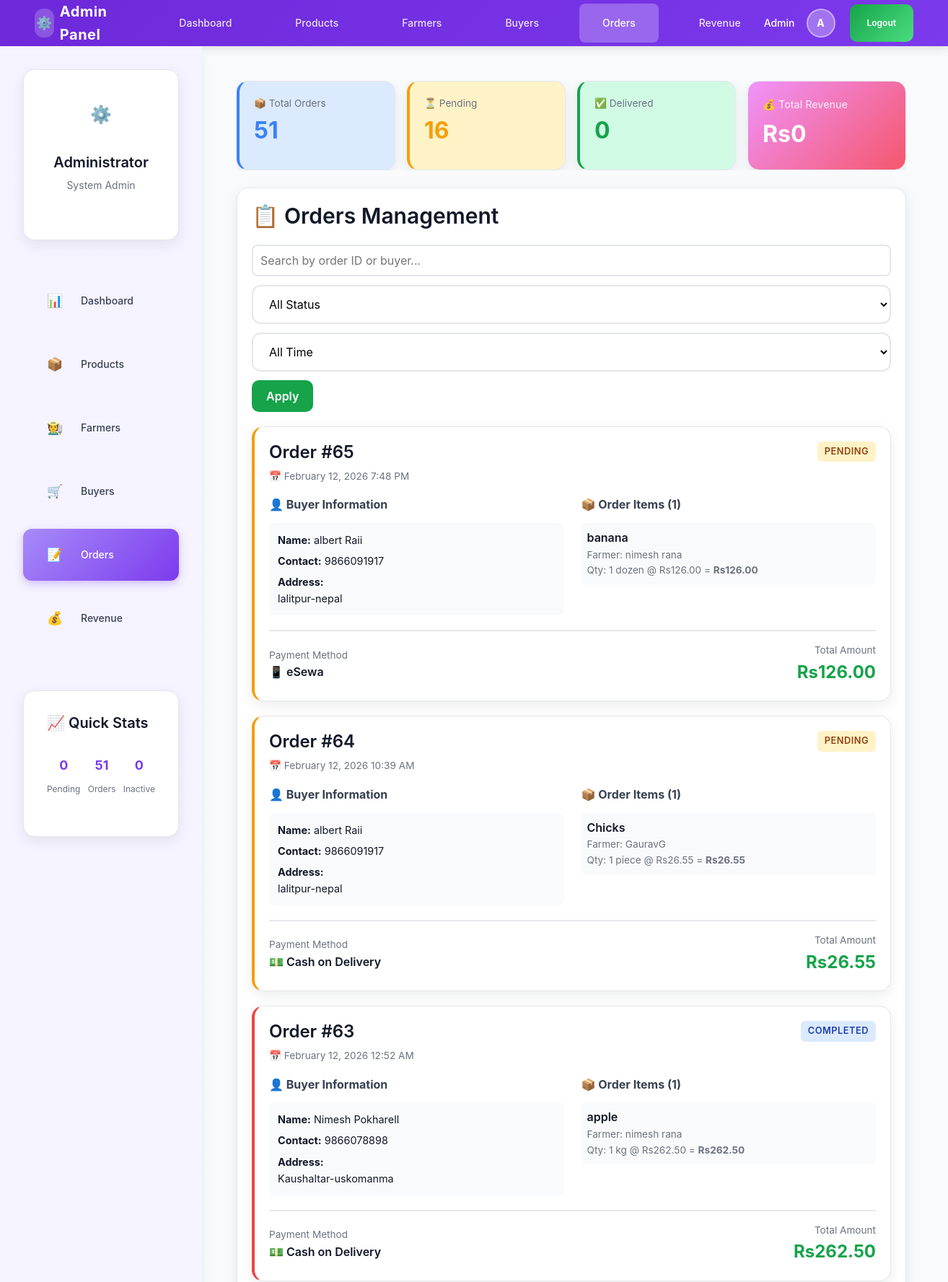
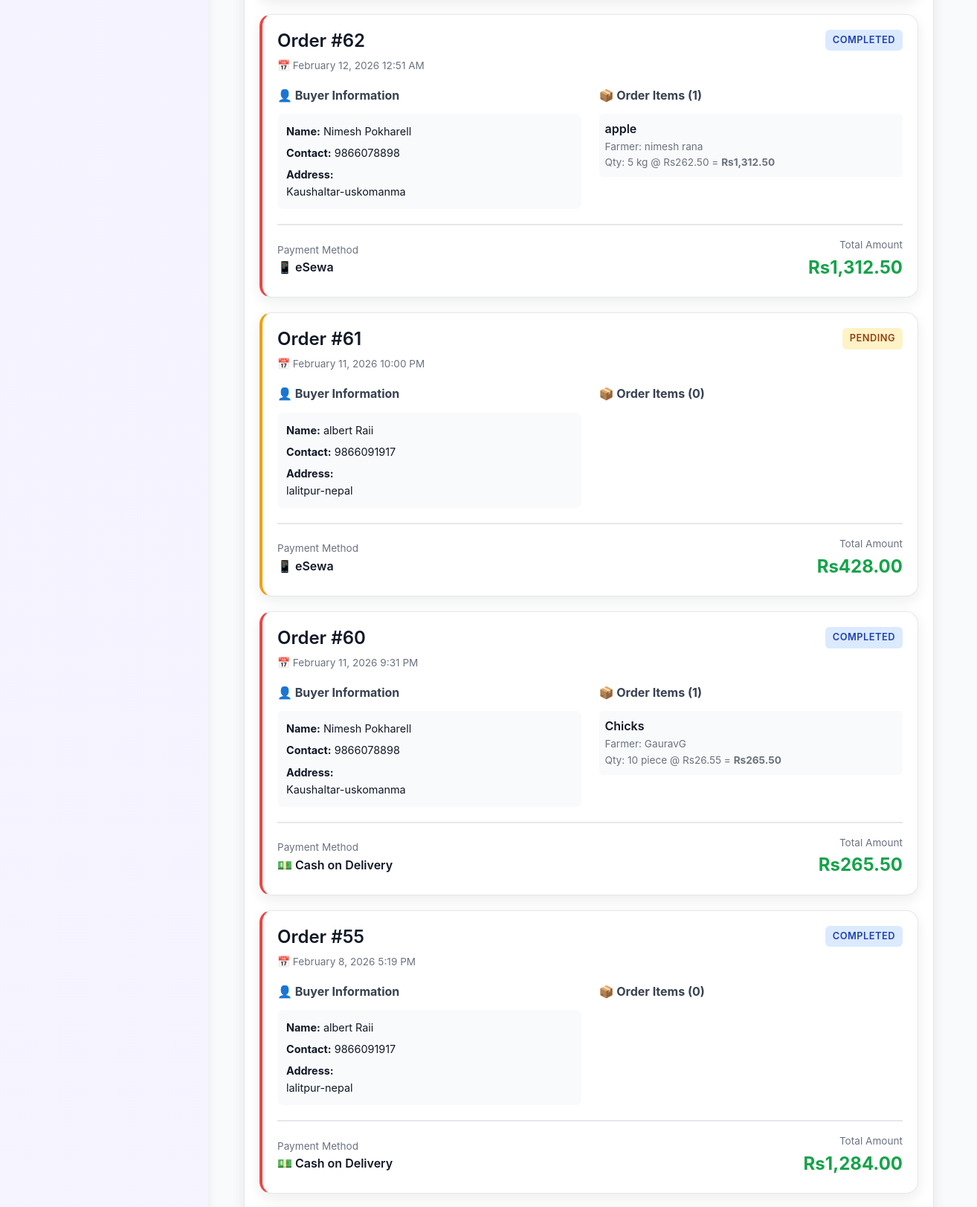
The app's page /LocalFarmerMarket2/admin/orders.php (signed in, upper part) with its own data (2 pictures, top to bottom).
### tables this page shows
CREATE TABLE `orders` (
  `order_id` int(11) NOT NULL,
  `buyer_id` int(11) DEFAULT NULL,
  `total_amount` decimal(10,2) NOT NULL,
  `order_date` datetime DEFAULT current_timestamp(),
  `status` enum('Pending','Processing','Completed','Cancelled') DEFAULT 'Pending',
  `payment_method` enum('cash_on_delivery','esewa','khalti','bank_transfer') DEFAULT 'cash_on_delivery',
  `payment_status` enum('pending','paid','failed') DEFAULT 'pending',
  `payment_reference` varchar(100) DEFAULT NULL,
  `delivery_notes` text DEFAULT NULL,
  `updated_at` timestamp NOT NULL DEFAULT current_timestamp() ON UPDATE current_timestamp(),
  `estimated_delivery_date` date DEFAULT NULL,
  `actual_delivery_date` date DEFAULT NULL,
  `tracking_number` varchar(100) DEFAULT NULL
);

CREATE TABLE `buyer` (
  `buyer_id` int(11) NOT NULL,
  `name` varchar(100) NOT NULL,
  `contact` varchar(15) NOT NULL,
  `address` varchar(255) NOT NULL,
  `password` varchar(255) NOT NULL,
  `created_at` timestamp NOT NULL DEFAULT current_timestamp(),
  `is_active` tinyint(1) DEFAULT 1
);

CREATE TABLE `order_details` (
  `order_detail_id` int(11) NOT NULL,
  `order_id` int(11) NOT NULL,
  `product_id` int(11) NOT NULL,
  `quantity` int(11) NOT NULL,
  `price` decimal(10,2) NOT NULL,
  `farmer_price` decimal(10,2) NOT NULL,
  `admin_price` decimal(10,2) NOT NULL,
  `profit_per_unit` decimal(10,2) NOT NULL DEFAULT 0.00
);

CREATE TABLE `products` (
  `product_id` int(11) NOT NULL,
  `farmer_id` int(11) NOT NULL,
  `product_name` varchar(150) NOT NULL,
  `description` text DEFAULT NULL,
  `price` decimal(10,2) NOT NULL,
  `quantity` int(11) NOT NULL,
  `total_stock` int(11) DEFAULT 0,
  `sold_quantity` int(11) NOT NULL DEFAULT 0,
  `category` varchar(100) NOT NULL,
  `category_id` int(11) DEFAULT NULL,
  `image` varchar(255) DEFAULT NULL,
  `unit` varchar(50) DEFAULT 'kg',
  `created_at` timestamp NOT NULL DEFAULT current_timestamp(),
  `updated_at` timestamp NOT NULL DEFAULT current_timestamp() ON UPDATE current_timestamp(),
  `status` enum('pending','approved','rejected') DEFAULT 'pending',
  `admin_notes` text DEFAULT NULL,
  `admin_id` int(11) DEFAULT NULL,
  `is_active` tinyint(1) DEFAULT 1,
  `deleted_at` timestamp NULL DEFAULT NULL,
  `approval_status` enum('pending','approved','rejected') DEFAULT 'pending',
  `admin_price` decimal(10,2) DEFAULT NULL,
  `commission_rate` decimal(5,2) DEFAULT 5.00 COMMENT 'Commission percentage (5-10%)',
  `approved_by` int(11) DEFAULT NULL,
  `approved_at` datetime DEFAULT NULL,
  `rejection_reason` text DEFAULT NULL
);

CREATE TABLE `farmer` (
  `farmer_id` int(11) NOT NULL,
  `name` varchar(100) NOT NULL,
  `contact` varchar(15) NOT NULL,
  `address` varchar(255) NOT NULL,
  `description` text DEFAULT NULL,
  `farm_type` varchar(100) DEFAULT NULL,
  `password` varchar(255) NOT NULL,
  `created_at` timestamp NOT NULL DEFAULT current_timestamp(),
  `is_active` tinyint(1) DEFAULT 1
);

### LocalFarmerMarket2/admin/orders.php (the view, shortened to what this page needs)
<?php
require_once '../db.php';
$search = trim($_GET['search'] ?? '');
$sql = "SELECT o.*, b.name as buyer_name, b.contact as buyer_contact, b.address as buyer_address,
        (SELECT COUNT(*) FROM order_details WHERE order_id = o.order_id) as item_count
        FROM orders o
        JOIN buyer b ON o.buyer_id = b.buyer_id
        WHERE 1=1";
$sql .= " ORDER BY o.order_date DESC";
$stmt = $conn->prepare($sql);
$stmt->execute();
$orders = $stmt->get_result()->fetch_all(MYSQLI_ASSOC);
$stats = [
    'total' => $conn->query("SELECT COUNT(*) as c FROM orders")->fetch_assoc()['c'],
    'pending' => $conn->query("SELECT COUNT(*) as c FROM orders WHERE status = 'Pending'")->fetch_assoc()['c'],
    'delivered' => $conn->query("SELECT COUNT(*) as c FROM orders WHERE status = 'Delivered'")->fetch_assoc()['c'],
    'total_revenue' => $conn->query("SELECT SUM(total_amount) as t FROM orders WHERE status = 'Delivered'")->fetch_assoc()['t'] ?? 0
];
function get_order_items($conn, $order_id) {
    $stmt = $conn->prepare("SELECT od.*, p.product_name, p.unit, f.name as farmer_name
                            FROM order_details od
                            JOIN products p ON od.product_id = p.product_id
                            JOIN farmer f ON p.farmer_id = f.farmer_id
                            WHERE od.order_id = ?");
    $stmt->bind_param("i", $order_id);
    $stmt->execute();
    $result = $stmt->get_result()->fetch_all(MYSQLI_ASSOC);
    return $result;
}
?>
<?php include 'includes/header.php'; ?>
<div class="main-wrapper">
  <?php include 'includes/sidebar.php'; ?>
  <div class="main-content">
  <div style="max-width:1400px;margin:0 auto">
    <div style="display:flex;gap:16px;margin-bottom:24px;flex-wrap:nowrap;overflow-x:auto;align-items:stretch">
      <div class="card" style="background:#dbeafe;border-left:4px solid #3b82f6;min-width:220px;flex:1 0 220px">
        <div class="small-muted">📦 Total Orders</div>
        <div style="font-size:2rem;font-weight:700;color:#3b82f6"><?php echo $stats['total']; ?></div>
      </div>
      <div class="card" style="background:#fef3c7;border-left:4px solid #f59e0b;min-width:220px;flex:1 0 220px">
        <div class="small-muted">⏳ Pending</div>
        <div style="font-size:2rem;font-weight:700;color:#f59e0b"><?php echo $stats['pending']; ?></div>
      </div>
      <div class="card" style="background:#d1fae5;border-left:4px solid #16a34a;min-width:220px;flex:1 0 220px">
        <div class="small-muted">✅ Delivered</div>
        <div style="font-size:2rem;font-weight:700;color:#16a34a"><?php echo $stats['delivered']; ?></div>
      </div>
      <div class="card" style="background:linear-gradient(135deg, #f093fb 0%, #f5576c 100%);color:white;min-width:220px;flex:1 0 220px">
        <div class="small" style="opacity:0.9">💰 Total Revenue</div>
        <div style="font-size:2rem;font-weight:700;margin:4px 0">Rs<?php echo number_format($stats['total_revenue'], 0); ?></div>
      </div>
    </div>
    <div class="card">
      <h2 style="margin-top:0">📋 Orders Management</h2>
      <div style="display:flex;gap:12px;margin-bottom:20px;flex-wrap:wrap">
        <input type="text" id="searchInput" placeholder="Search by order ID or buyer..."
               value="<?php echo htmlspecialchars($search); ?>"
               style="flex:1;min-width:200px;padding:10px;border:2px solid #e5e7eb;border-radius:8px">
        <select id="statusFilter" class="select">
          <option value="">All Status</option>
        </select>
        <select id="dateFilter" class="select">
          <option value="">All Time</option>
        </select>
        <button class="btn btn-primary" onclick="applyFilters()">Apply</button>
      </div>
      <?php if (!empty($orders)): ?>
        <?php foreach ($orders as $order): ?>
          <?php $items = get_order_items($conn, $order['order_id']); ?>
          <div class="card" style="margin-bottom:20px;border-left:4px solid
            <?php
            switch($order['status']) {
              case 'Pending': echo '#f59e0b'; break;
              default: echo '#ef4444';
            }
            ?>">
            <div style="display:flex;justify-content:space-between;align-items:start;margin-bottom:16px;flex-wrap:wrap;gap:12px">
              <div>
                <h3 style="margin:0 0 8px 0">Order #<?php echo htmlspecialchars($order['order_id']); ?></h3>
                <div class="small-muted">
                  📅 <?php echo date('F j, Y g:i A', strtotime($order['order_date'])); ?>
                </div>
              </div>
              <span class="badge badge-<?php
                echo $order['status'] === 'Delivered' ? 'success' :
                     ($order['status'] === 'Pending' ? 'warning' :
                     ($order['status'] === 'Cancelled' ? 'danger' : 'info'));
              ?>">
                <?php echo htmlspecialchars($order['status']); ?>
              </span>
            </div>
            <div style="display:grid;grid-template-columns:1fr 1fr;gap:24px;margin-bottom:20px">
              <div>
                <div style="font-weight:700;margin-bottom:12px;color:#374151">👤 Buyer Information</div>
                <div style="padding:12px;background:#f9fafb;border-radius:8px">
                  <div class="small" style="margin-bottom:6px">
                    <strong>Name:</strong> <?php echo htmlspecialchars($order['buyer_name']); ?>
                  </div>
                  <div class="small" style="margin-bottom:6px">
                    <strong>Contact:</strong> <?php echo htmlspecialchars($order['buyer_contact']); ?>
                  </div>
                  <div class="small">
                    <strong>Address:</strong><br>
                    <?php echo nl2br(htmlspecialchars($order['buyer_address'])); ?>
                  </div>
                </div>
              </div>
              <div>
                <div style="font-weight:700;margin-bottom:12px;color:#374151">📦 Order Items (<?php echo count($items); ?>)</div>
                <?php foreach ($items as $item): ?>
                  <div style="padding:8px;background:#f9fafb;border-radius:6px;margin-bottom:6px">
                    <div style="font-weight:600"><?php echo htmlspecialchars($item['product_name']); ?></div>
                    <div class="small-muted">
                      Farmer: <?php echo htmlspecialchars($item['farmer_name']); ?>
                    </div>
                    <div class="small-muted">
                      Qty: <?php echo $item['quantity']; ?> <?php echo htmlspecialchars($item['unit']); ?>
                      @ Rs<?php echo number_format($item['price'], 2); ?>
                      = <strong>Rs<?php echo number_format($item['quantity'] * $item['price'], 2); ?></strong>
                    </div>
                  </div>
                <?php endforeach; ?>
              </div>
            </div>
            <div style="padding-top:16px;border-top:2px solid #e5e7eb;display:flex;justify-content:space-between;align-items:center;flex-wrap:wrap;gap:12px">
              <div>
                <div class="small-muted">Payment Method</div>
                <div style="font-weight:600">
                  <?php
                  $payment_methods = [
                    'cash_on_delivery' => '💵 Cash on Delivery',
                    'esewa' => '📱 eSewa',
                    'khalti' => '💰 Khalti',
                    'bank_transfer' => '🏦 Bank Transfer'
                  ];
                  echo $payment_methods[$order['payment_method']] ?? $order['payment_method'];
                  ?>
                </div>
              </div>
              <div style="text-align:right">
                <div class="small-muted">Total Amount</div>
                <div style="font-size:1.5rem;font-weight:700;color:#16a34a">
                  Rs<?php echo number_format($order['total_amount'], 2); ?>
                </div>
              </div>
            </div>
          </div>
        <?php endforeach; ?>
      <?php endif; ?>
    </div>
  </div>
  </div>
</div>
</body>
</html>

### LocalFarmerMarket2/assets/css/admin.css (style rules this page uses)
.main-wrapper { display: flex !important; flex-direction: row !important; margin: 0 !important; padding: 0 !important; }
.main-content { margin-left: 0 !important; margin-top: 0 !important; margin: 0 !important; padding: var(--space-2xl) !important; min-height: auto !important; }
html { height: 100%; margin: 0; padding: 0; }
body { display: flex; flex-direction: column; height: 100vh; margin: 0; padding: 0; background: var(--bg-secondary); }

### LocalFarmerMarket2/assets/css/style.css (style rules this page uses)
:root { --accent: #16a34a; --accent-dark: #15803d; --accent-light: #22c55e; --muted: #6b7280; --bg: #f8fafc; --card: #ffffff; --danger: #ef4444; --warning: #f59e0b; --info: #3b82f6; --success: #10b981; --border: #e5e7eb; --shadow: 0 6px 18px rgba(15, 23, 42, 0.08); --shadow-hover: 0 12px 28px rgba(15, 23, 42, 0.12); }
* { box-sizing: border-box; }
body { font-family: 'Inter', -apple-system, BlinkMacSystemFont, 'Segoe UI', Arial, sans-serif; background: var(--bg); margin: 0; color: #111827; line-height: 1.6; }
.card { background: var(--card); border-radius: 16px; padding: 20px; box-shadow: var(--shadow); transition: box-shadow 0.3s; }
.card h2, .card h3, .card h4 { margin-top: 0; color: #111827; }
.card h2 { margin-bottom: 20px; }
.card h3 { margin-bottom: 16px; }
.btn { padding: 12px 20px; border-radius: 10px; border: none; cursor: pointer; font-weight: 600; text-decoration: none; display: inline-block; font-size: 1rem; transition: all 0.2s; text-align: center; }
.btn-primary { background: var(--accent); color: white; }
.select { padding: 14px 18px; border-radius: 12px; border: 2px solid #e5e7eb; font-size: 1rem; min-width: 180px; cursor: pointer; transition: all 0.3s; background: white; }
.badge { display: inline-block; padding: 4px 10px; border-radius: 6px; font-size: 0.8rem; font-weight: 600; }
.badge-warning { background: #fef3c7; color: #92400e; }
.badge-info { background: #dbeafe; color: #1e40af; }
input[type="text"], input[type="number"], input[type="email"], input[type="password"], input[type="date"], input[type="file"], textarea, select { width: 100%; padding: 12px 16px; border: 2px solid #e5e7eb; border-radius: 10px; font-family: inherit; font-size: 1rem; transition: all 0.3s; }
.small { font-size: 0.9rem; }
.small-muted { font-size: 0.85rem; color: var(--muted); }

### records on screen
orders: order_id "16"
orders: order_id "65", order_date "February 12, 2026 7:48 PM", status "PENDING", buyer.name "albert Raii", buyer.contact "9866091917", buyer.address "lalitpur-nepal", count($items) "1", payment_method "📱 eSewa", total_amount "126.00"
order_details: product.product_name "banana", farmer.name "nimesh rana", quantity "1", product.unit "dozen", price "126.00", $item['quantity']*$item['price'] "126.00"
orders: order_id "64", order_date "February 12, 2026 10:39 AM", status "PENDING", buyer.name "albert Raii", buyer.contact "9866091917", buyer.address "lalitpur-nepal", count($items) "1", payment_method "💵 Cash on Delivery", total_amount "26.55"
order_details: product.product_name "Chicks", farmer.name "GauravG", quantity "1", product.unit "piece", price "26.55", $item['quantity']*$item['price'] "26.55"
orders: order_id "63", order_date "February 12, 2026 12:52 AM", status "COMPLETED", buyer.name "Nimesh Pokharell", buyer.contact "9866078898", buyer.address "Kaushaltar-uskomanma", count($items) "1", payment_method "💵 Cash on Delivery", total_amount "262.50"
order_details: product.product_name "apple", farmer.name "nimesh rana", quantity "1", product.unit "kg", price "262.50", $item['quantity']*$item['price'] "262.50"
orders: order_id "62", order_date "February 12, 2026 12:51 AM", status "COMPLETED", buyer.name "Nimesh Pokharell", buyer.contact "9866078898", buyer.address "Kaushaltar-uskomanma", count($items) "1", payment_method "📱 eSewa", total_amount "1,312.50"
order_details: product.product_name "apple", farmer.name "nimesh rana", quantity "5", product.unit "kg", price "262.50", $item['quantity'] * $item['price'] "1,312.50"
orders: order_id "61", order_date "February 11, 2026 10:00 PM", status "PENDING", buyer.name "albert Raii", buyer.contact "9866091917", buyer.address "lalitpur-nepal", count($items) "0", payment_method "📱 eSewa", total_amount "428.00"
orders: order_id "60", order_date "February 11, 2026 9:31 PM", status "COMPLETED", buyer.name "Nimesh Pokharell", buyer.contact "9866078898", buyer.address "Kaushaltar-uskomanma", count($items) "1", payment_method "💵 Cash on Delivery", total_amount "265.50"
order_details: product.product_name "Chicks", farmer.name "GauravG", quantity "10", product.unit "piece", price "26.55", $item['quantity'] * $item['price'] "265.50"
orders: order_id "55", order_date "February 8, 2026 5:19 PM", status "COMPLETED", buyer.name "albert Raii", buyer.contact "9866091917", buyer.address "lalitpur-nepal", count($items) "0", payment_method "💵 Cash on Delivery", total_amount "1,284.00"

### other values on screen
$admin_name "Admin"
$admin_initial "A"
$_SESSION['admin_name'] "Administrator"
$pending_products "0"
$total_orders "51"
$pending_farmers "0"
$stats['total'] "51"
$stats['delivered'] "0"
$stats['total_revenue'] "0"
